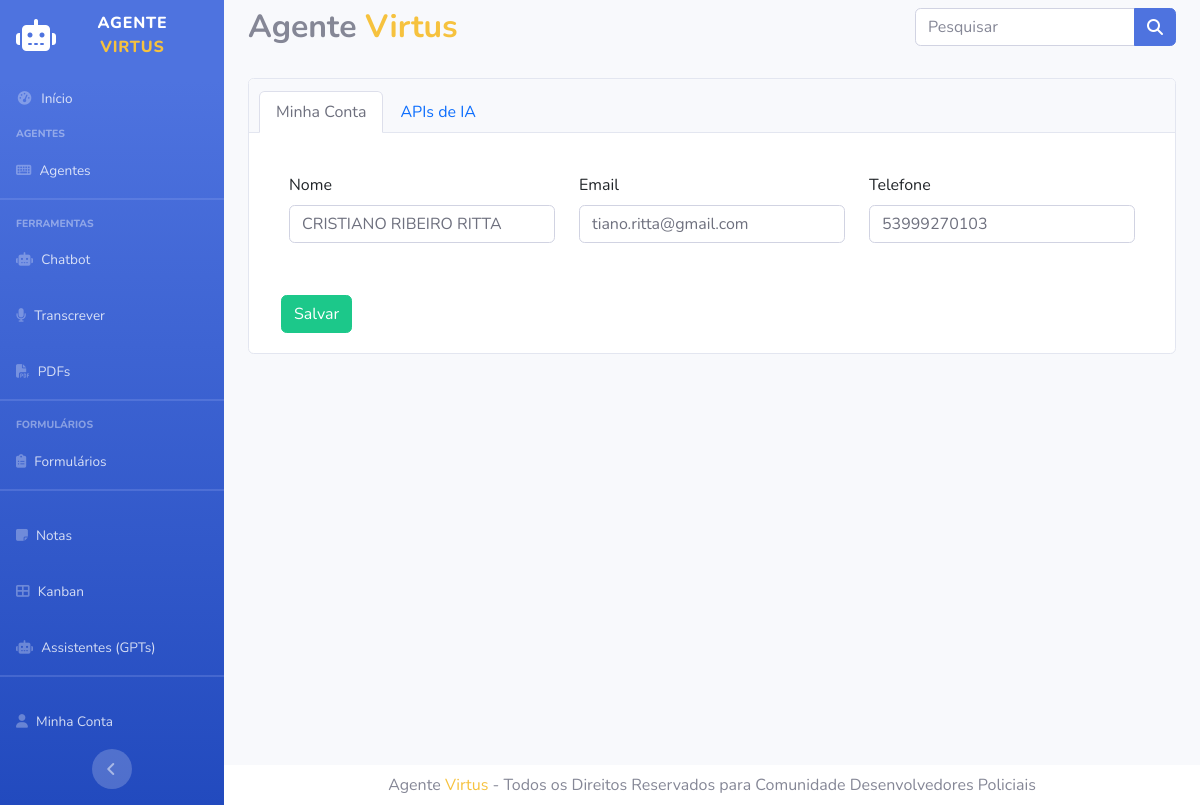
Page /minhaconta on the committed database.
### models/models.py (models this page shows, shortened)
class Usuario(db.Model):
    id = db.Column(db.Integer, primary_key=True)
    nome = db.Column(db.String(100), nullable=False)
    email = db.Column(db.String(120), unique=True, nullable=False)
    telefone = db.Column(db.String(120), unique=False, nullable=True)
    api_key = db.Column(db.String(255), unique=True, nullable=True)
    modelo_chat = db.Column(db.String(255), nullable=True)
    modelo_voz = db.Column(db.String(255), nullable=True)
    modelo_visao = db.Column(db.String(255), nullable=True)
    endpoint = db.Column(db.String(255), nullable=True)
    data_criacao = db.Column(db.DateTime, default=datetime.utcnow)

### routes.py (the view)
    @app.route('/minhaconta', methods=['GET', 'POST'])
    def minhaconta():
        return UsuarioController.minhaconta()

### app.py (called while the page is built)
@app.before_request
def carregar_menus_dinamicos():
    try:
        menus_dinamicos = EquipeInteligente.query.filter(
            EquipeInteligente.menu_ordem > 0
        ).order_by(EquipeInteligente.menu_ordem).all()
        formularios_dinamicos = Formulario.query.filter(
            Formulario.ativo == True,
            Formulario.menu_ordem > 0
        ).order_by(Formulario.menu_ordem).all()
        app.jinja_env.globals['menus'] = menus_dinamicos
        app.jinja_env.globals['formularios'] = formularios_dinamicos
    except Exception as e:
        app.jinja_env.globals['menus'] = []
        app.jinja_env.globals['formularios'] = []
        print(f"Erro ao carregar menus dinâmicos: {e}")

### controllers/UsuarioController.py (called while the page is built, shortened)
    @staticmethod
    def minhaconta():
        usuario = Usuario.query.get(1)
        apis_ia = ApiIa.query.all()
        return render_template('admin/minhaconta.html', usuario=usuario, apis_ia=apis_ia)

### templates/admin/minhaconta.html (shortened to what this page needs)
{% extends 'layout/base.html' %}
{% block main %}
<div class="card">
    <div class="card-header">
        <ul class="nav nav-tabs card-header-tabs" id="minhacontaTabs" role="tablist">
            <li class="nav-item" role="presentation">
                <button class="nav-link active" id="conta-tab" data-bs-toggle="tab" data-bs-target="#conta"
                    type="button" role="tab">Minha Conta</button>
            </li>
            <li class="nav-item" role="presentation">
                <button class="nav-link" id="api-tab" data-bs-toggle="tab" data-bs-target="#api" type="button"
                    role="tab">APIs
                    de IA</button>
            </li>
        </ul>
    </div>
    <div class="card-body">
        <div class="tab-content">
            <div class="tab-pane fade show active" id="conta" role="tabpanel">
                <div class="card-body">
                    <form action="/minhaconta" method="post" id="form-minhaconta">
                        <div class="row">
                            <div class="form-group col-lg-4">
                                <label for="nome">Nome</label>
                                <input type="text" class="form-control" id="nome" name="nome"
                                    value="{{ usuario.nome }}">
                            </div>
                            <div class="form-group col-lg-4">
                                <label for="email">Email</label>
                                <input type="email" class="form-control" id="email" name="email"
                                    value="{{ usuario.email }}">
                            </div>
                            <div class="form-group col-lg-4">
                                <label for="telefone">Telefone</label>
                                <input type="text" class="form-control" id="telefone" name="telefone"
                                    value="{{ usuario.telefone }}">
                            </div>
                        </div>
                    </form>
                </div>
                <div class="col-12">
                    <button type="submit" class="btn btn-success" form="form-minhaconta">Salvar</button>
                </div>
            </div>
        </div>
    </div>
</div>
{% endblock %}

### rows in the picture
Usuario: nome "CRISTIANO RIBEIRO RITTA", email "tiano.ritta@gmail.com", telefone "53999270103"
